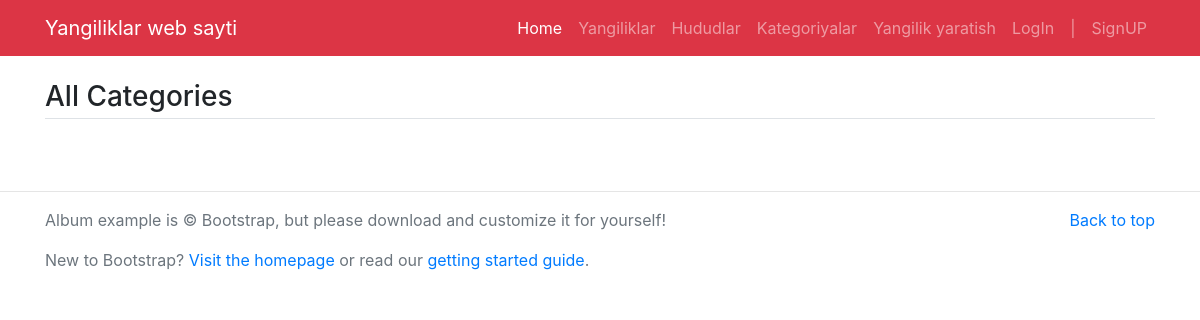
Page /categories/ on the earlier database version.
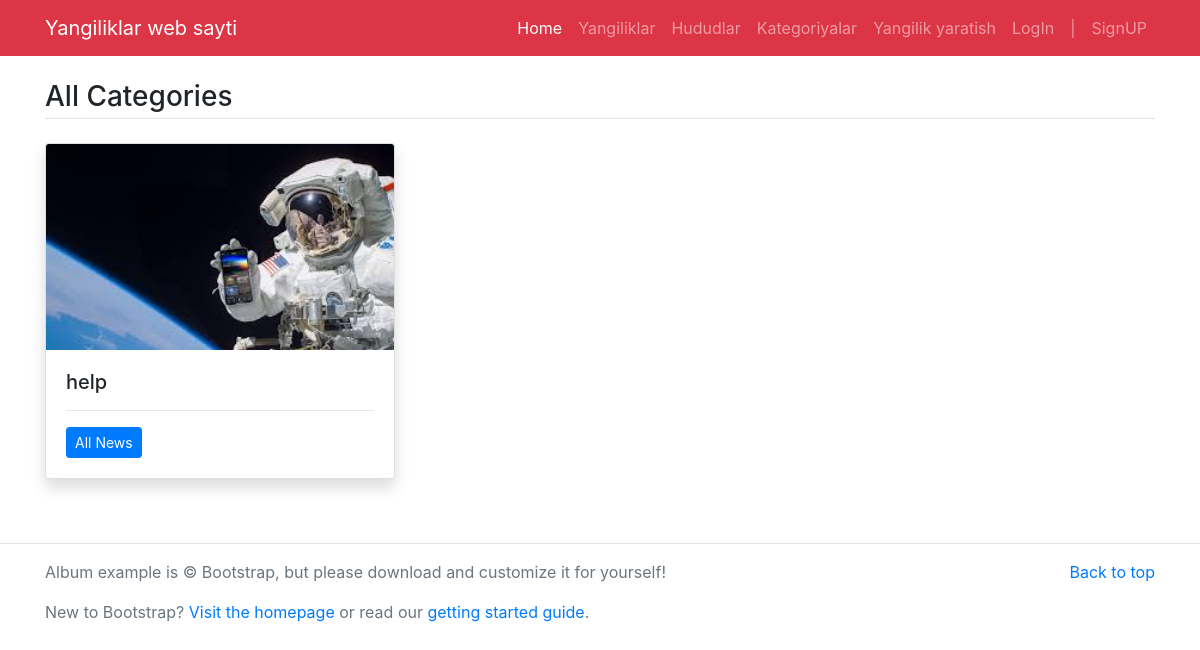
Same page on the later database version.
### app/models.py (models this page shows, shortened)
class Category(models.Model):
    name = models.CharField(max_length=100)
    image = models.ImageField(upload_to='media/', null=True)

### app/views.py (the view)
# urls.py: path('categories/', categories_view, name='categories'),
def categories_view(request):
    categories = Category.objects.all()
    return render(request, 'categories-page.html', {
        'categories': categories
    })

### templates/categories-page.html
{% extends 'base.html' %}
{% block content%}
<main class="container mt-3 mb-5">
	<h3 class="border-bottom pb-1 my-4">All Categories</h3>
	<div class="row">
	{% for cat in categories%}
		<div class="col-md-4">
			<div class="card mb-3 shadow">
			 <img src="/media/{{cat.image}}" class="card-img-top" alt="{{cat.name}}">
			  <div class="card-body">
			    <h5 class="card-title">{{cat.name }}</h5>
			    <hr/>
			    <p class="card-text"><a href="/category/{{cat.id}}" class="btn btn-sm btn-primary">All News</a></p>
			  </div>
			</div>
		</div>
	{% endfor%}
	</div>
</main>
{% endblock%}

Differences in the rows shown:
added Category: image (picture), name "help"
